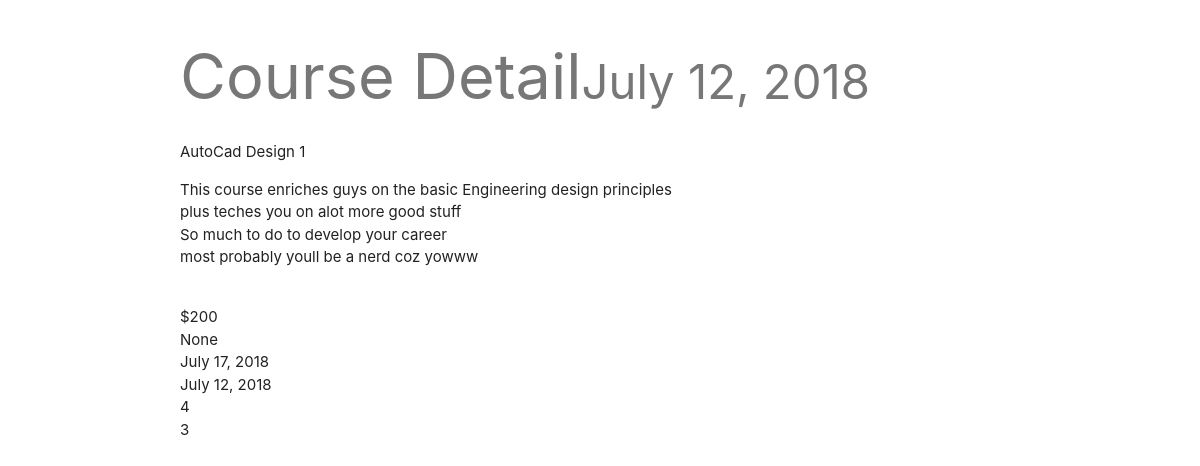
Page /Courses/3/ on the committed database.
### Courses/models.py (models this page shows, shortened)
class Course(models.Model):
    courseTitle = models.CharField(max_length=120)
    courseDescription = models.TextField()
    courseCost = models.CharField(max_length=120)
    courseDuration = models.CharField(max_length=120)
    courseCategory= models.CharField(max_length=120)
    courseModeOfDelivery = models.CharField(max_length=120)
    courseSkillLevel = models.CharField(max_length=120)
    coursePrerequisite = models.CharField(max_length=120)
    updated = models.DateField(auto_now=True, auto_now_add=False)
    timestamp = models.DateField(auto_now=False, auto_now_add=True)

### Courses/views.py (the view)
# urls.py: url(r'^(?P<id>\d+)/$', retrieveCourse,name='retrieve'),
def retrieveCourse(request,id=None):
    instance = get_object_or_404(Course, id=id)
    context ={
        "title": "Course Detail",
        "instance": instance,
    }
    return render(request, "course_detail.html", context)

### templates/course_detail.html (shortened to what this page needs)
{% extends "base.html" %}
{% block content %}
<div class="col s6 offset-s6">
<h1>{{ title }}<small>{{ instance.timestamp }}</small></h1>
{{ instance.courseTitle }}<br/>
{{ instance.courseDescription | linebreaks}}<br/>
{{ instance.courseCost }}<br>
{{ instance.coursePrerequisite }}<br/>
{{ instance.updated }}<br/>
{{ instance.timestamp }}<br/>
{{ instance.courseDuration }}<br/>
{{ instance.id }}<br/>
</div>
{% endblock content %}

### templates/base.html (shortened to what this page needs)
{% load staticfiles %}
<html>
<head>
    <link rel="stylesheet" href="https://cdnjs.cloudflare.com/ajax/libs/materialize/1.0.0-rc.2/css/materialize.min.css">
    <link rel="stylesheet" type="text/css" media="screen" href='{% static "css/base.css" %}' />
</head>
<body>
     <div class="container">
         {% block content %}
         {% endblock content %}
     </div>
</body>
</html>

### static/css/base.css (style rules this page uses)
h1 { color: #777777 }

### rows in the picture
Course: timestamp "July 12, 2018", courseTitle "AutoCad Design 1", courseDescription "This course enriches guys on the basic Engineering design principles plus teches you on alot more good stuff So much to do to develop your career most probably youll be a nerd coz yowww", courseCost "$200", coursePrerequisite "None", updated "July 17, 2018", courseDuration "4", id "3"

### other values in the picture
{{ title }} "Course Detail"
